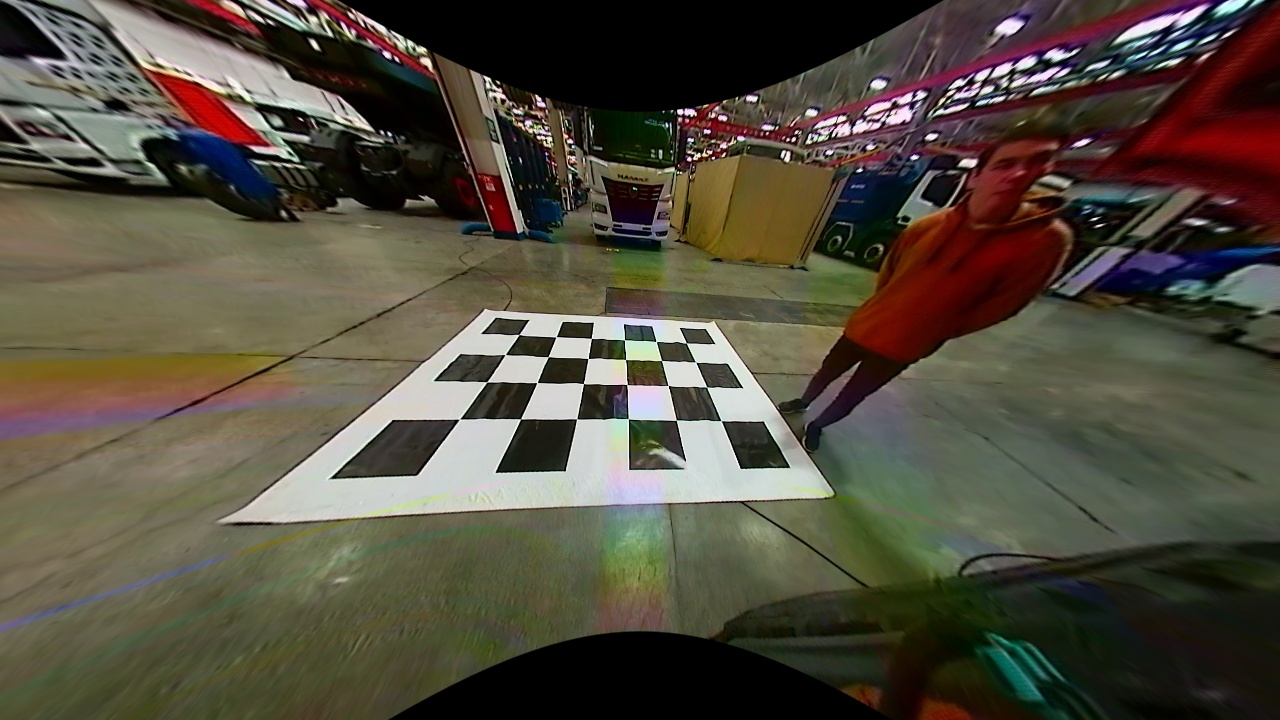
#> input picture undishort_cameera_2(center)_20.12.22.jpg, 1280 x 720 px, found by its file name
$ python '2(2).py'
#> lines starting #> are read from the running program, lines starting #| are printed output that depends on the picture; after the words box and inside, x2 and y2 are one past the last pixel; in counts of white or black regions, pixels touching at a corner belong together
import cv2
import imutils
import numpy as np
import imutils

filename = '/home/msi-user/Рабочий стол/IntrinsicCalibration/undishort_cameera_2(center)_20.12.22.jpg'

img = cv2.imread(filename)
#> img is the input picture: shape (720, 1280, 3); mean B, G, R 62.6, 76.3, 82.4
median_image = cv2.blur(img, (10, 10))
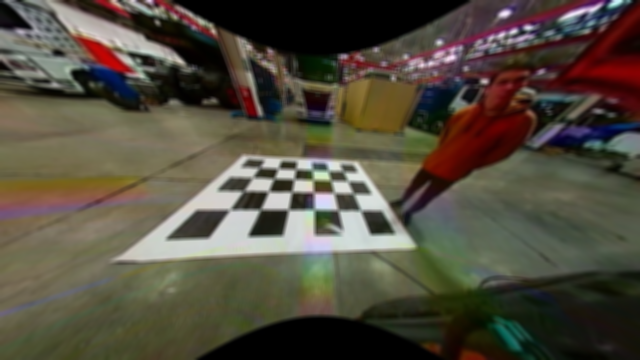
#> median_image: shape (720, 1280, 3) (shown at 1/2 size); mean B, G, R 62.7, 76.3, 82.5
img_grey = cv2.cvtColor(median_image, cv2.COLOR_BGR2GRAY)
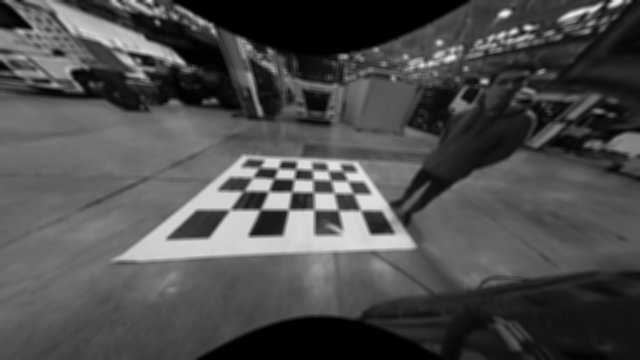
#> img_grey: shape (720, 1280) (shown at 1/2 size); min 0, max 237, mean 76.6
thresh = 150
ret, thresh_img = cv2.threshold(img_grey, thresh, 255, cv2.THRESH_BINARY)
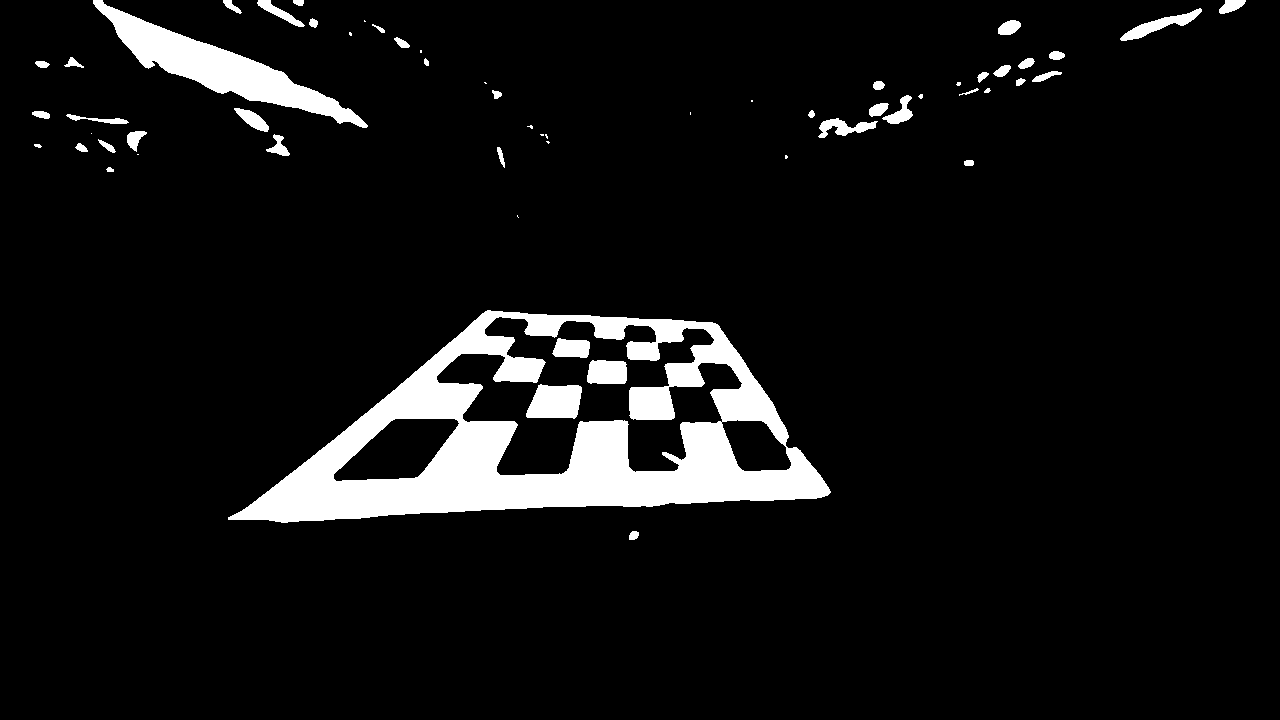
#> thresh_img: shape (720, 1280); 7.1% white; 59 white regions (16 under 20 px)
#> ret = 150
contours, hierarchy = cv2.findContours(thresh_img, cv2.RETR_TREE, cv2.CHAIN_APPROX_SIMPLE)
#> contours = 62 contours, 18 with area under 20; largest, box (x1, y1, x2, y2) and area: (228, 310, 831, 523) 79054, (436, 316, 743, 476) 25207, (93, 0, 368, 128) 8290, (333, 418, 460, 482) 4832, (721, 419, 792, 472) 2545
img_contours = np.zeros(img.shape)

# draw the contours on the empty image
cv2.drawContours(img_contours, contours, -1, (255, 255, 255), 1)
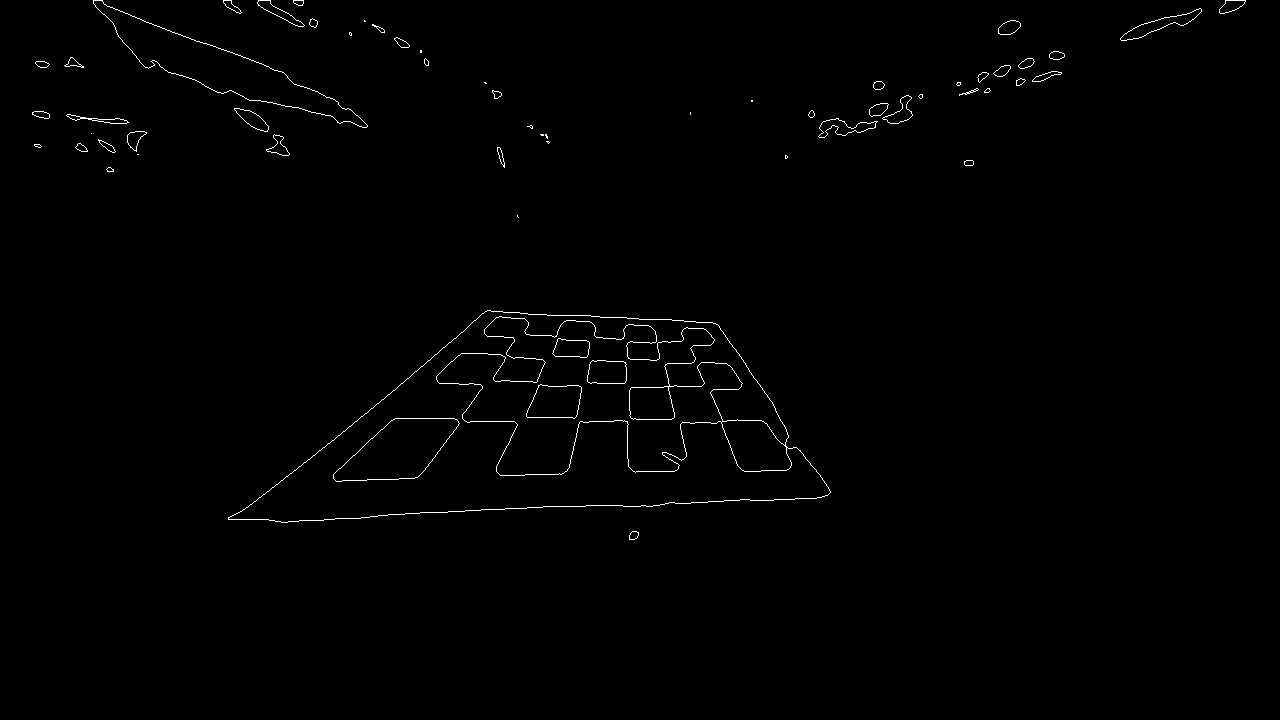
#> img_contours: shape (720, 1280, 3) float64; 0.67% white in thin lines or dots, all inside (x1, y1, x2, y2) = (32, 0, 1246, 540)

cv2.imshow('contours', img_contours)  # выводим итоговое изображение в окно

cv2.waitKey(0)


def nothing(val):
    pass


def nothing2(val):
    pass


cv2.namedWindow('controls')
# cv2.createTrackbar('blur', "controls", 150, 255 - 1, nothing)
cv2.createTrackbar('threshold', "controls", 150, 255 - 1, nothing)
# cv2.createTrackbar('threshold2', "controls", 150, 255 - 1, nothing2)
nothing(150)
# nothing2(150)

# global imgray
i = 0

while True:
    threshold1 = int(cv2.getTrackbarPos('threshold', 'controls'))
    # threshold2 = int(cv2.getTrackbarPos('threshold2', 'controls'))
    ret, thresh = cv2.threshold(img_contours, threshold1, 255, 0)
    # ret2, thresh2 = cv2.threshold(thresh, threshold2, 255, 0)
    cv2.imshow("thresh", thresh)

    # [14 lines of commented-out code are left out]

    if cv2.waitKey(1) == 27:
#> (key Esc is pressed here)
        break
# cv2.imshow("polylines2", img)
# cv2.waitKey(0)

$ run again, with undishort_cameera_3(center)_20.12.22.jpg copied over undishort_cameera_2(center)_20.12.22.jpg
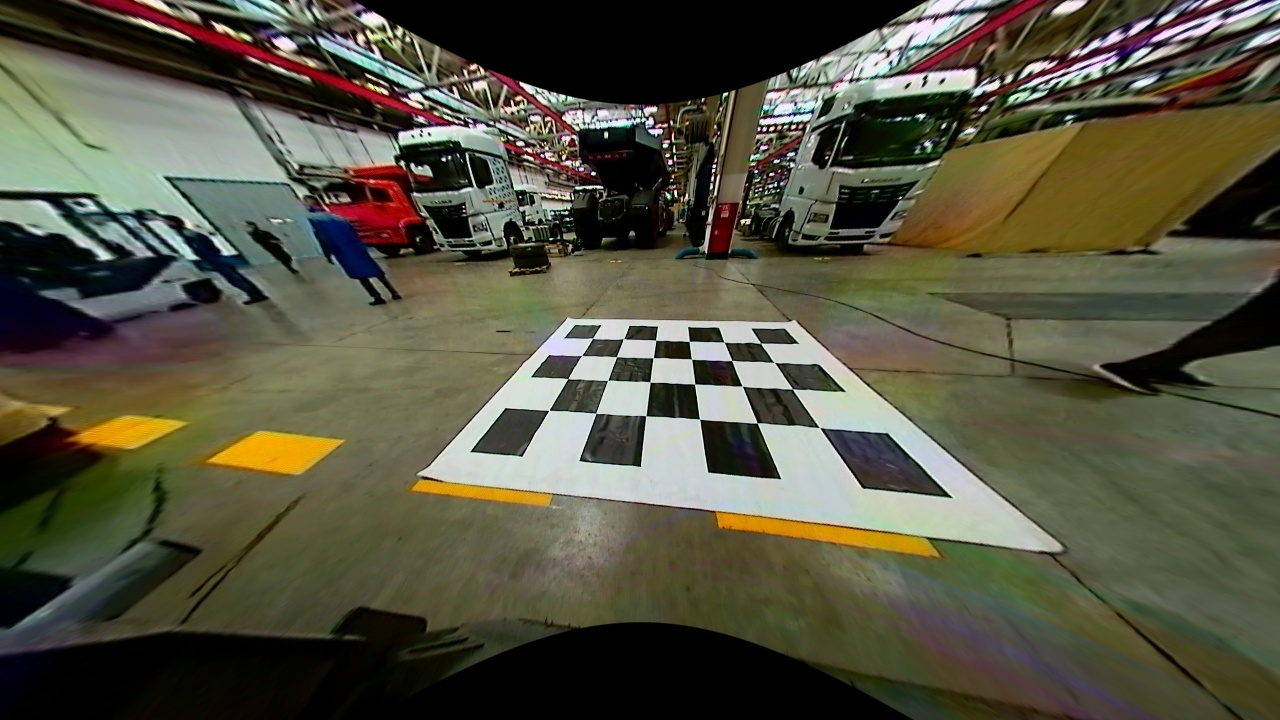
#> input picture undishort_cameera_3(center)_20.12.22.jpg, 1280 x 720 px, found by its file name
#> img is the input picture: shape (720, 1280, 3); mean B, G, R 64.4, 82.6, 84.5
#> `ret, thresh_img = cv2.threshold(img_grey, thresh, 255, cv2.THRESH_BINA..`:
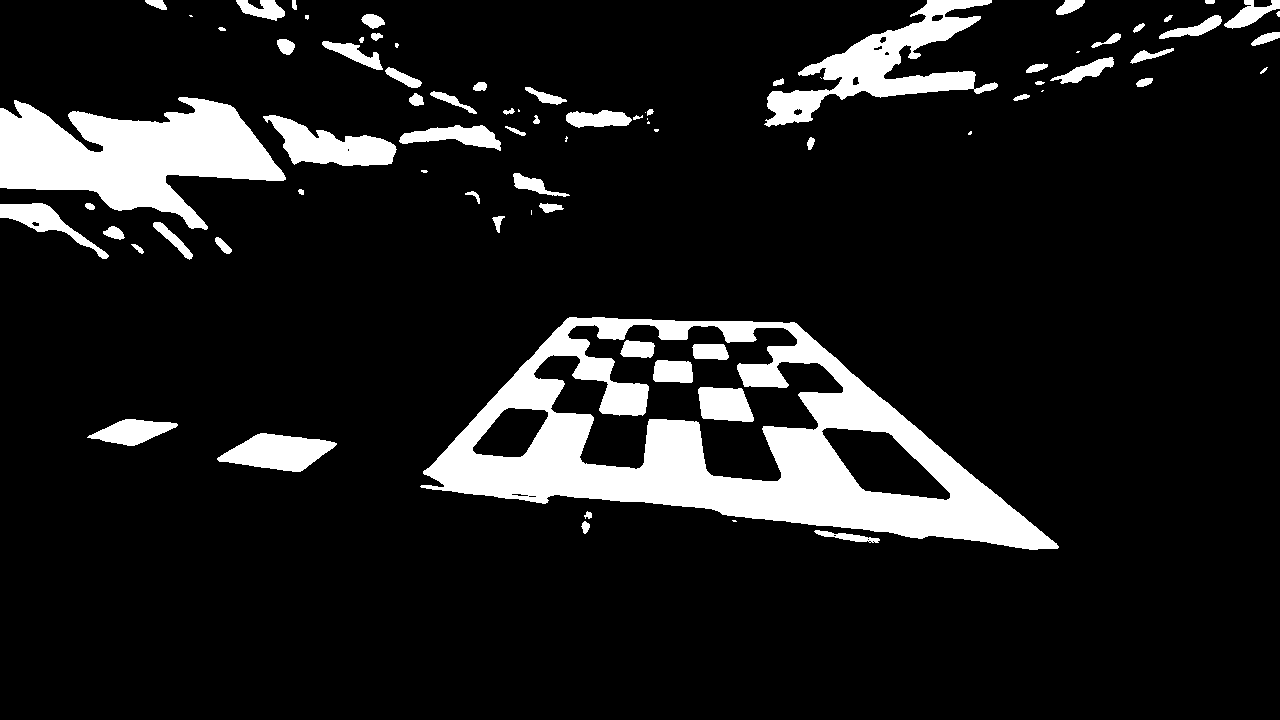
#> thresh_img: shape (720, 1280); 11.5% white; 79 white regions (17 under 20 px)
#> ret = 150
#> contours = 96 contours, 30 with area under 20; largest, box (x1, y1, x2, y2) and area: (420, 317, 1059, 550) 83256, (533, 324, 844, 482) 25944, (0, 97, 286, 230) 20241, (764, 0, 998, 127) 8874, (821, 427, 951, 501) 5058
#> `cv2.drawContours(img_contours, contours, -1, (255, 255, 255), 1)`:
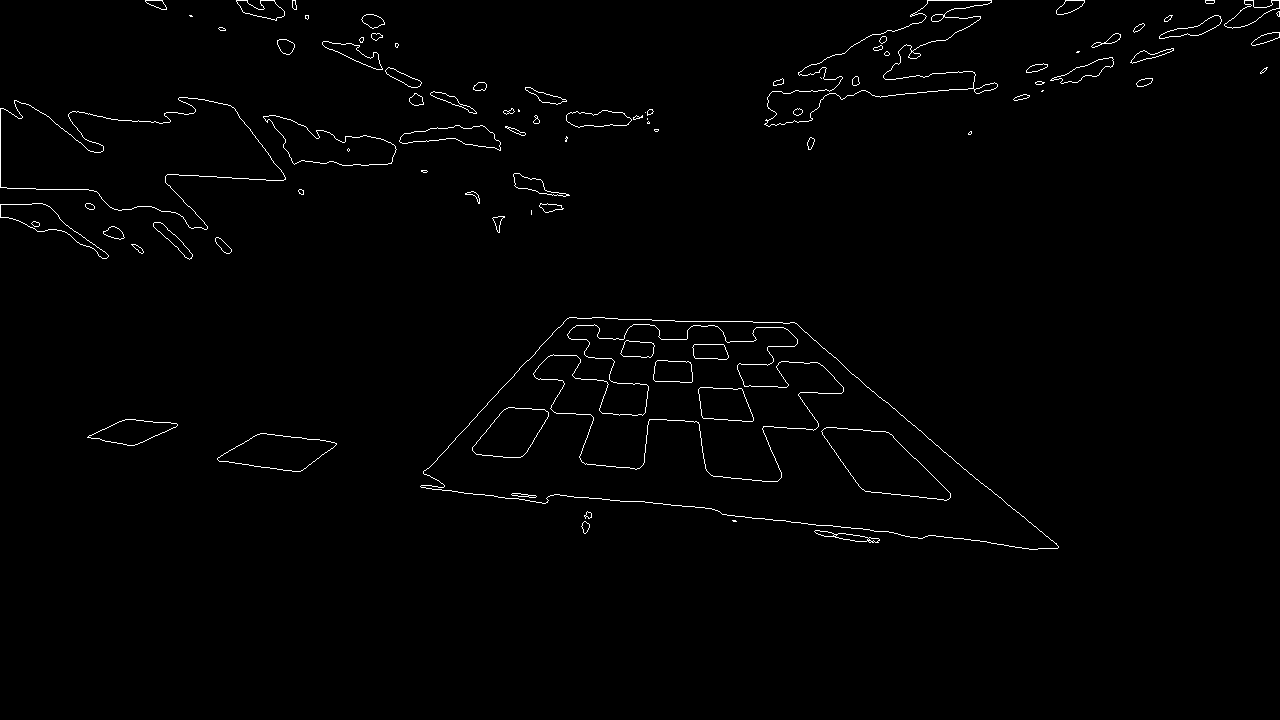
#> img_contours: shape (720, 1280, 3) float64; 1.1% white in thin lines or dots, all inside (x1, y1, x2, y2) = (0, 0, 1280, 550)

$ run again, with undishort_cameera_2(all_center)_14.12.22.jpg copied over undishort_cameera_2(center)_20.12.22.jpg
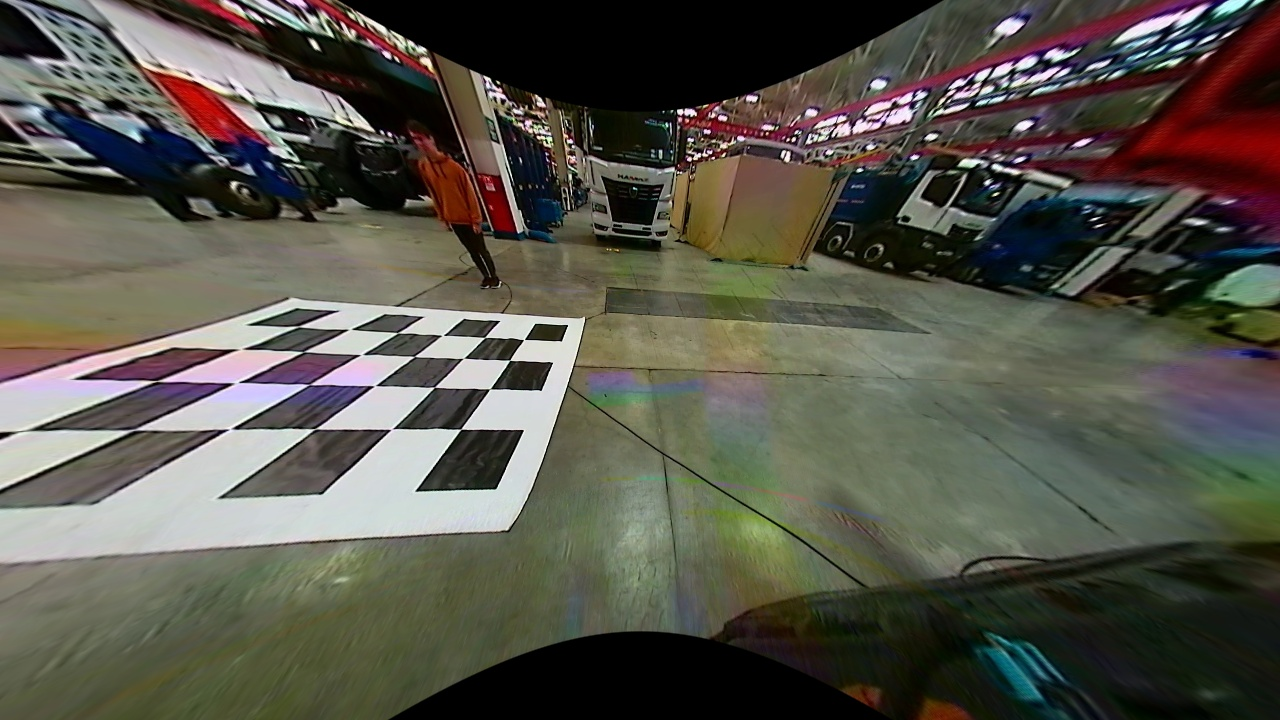
#> input picture undishort_cameera_2(all_center)_14.12.22.jpg, 1280 x 720 px, found by its file name
#> img is the input picture: shape (720, 1280, 3); mean B, G, R 74.6, 84.7, 86.7
#> `ret, thresh_img = cv2.threshold(img_grey, thresh, 255, cv2.THRESH_BINA..`:
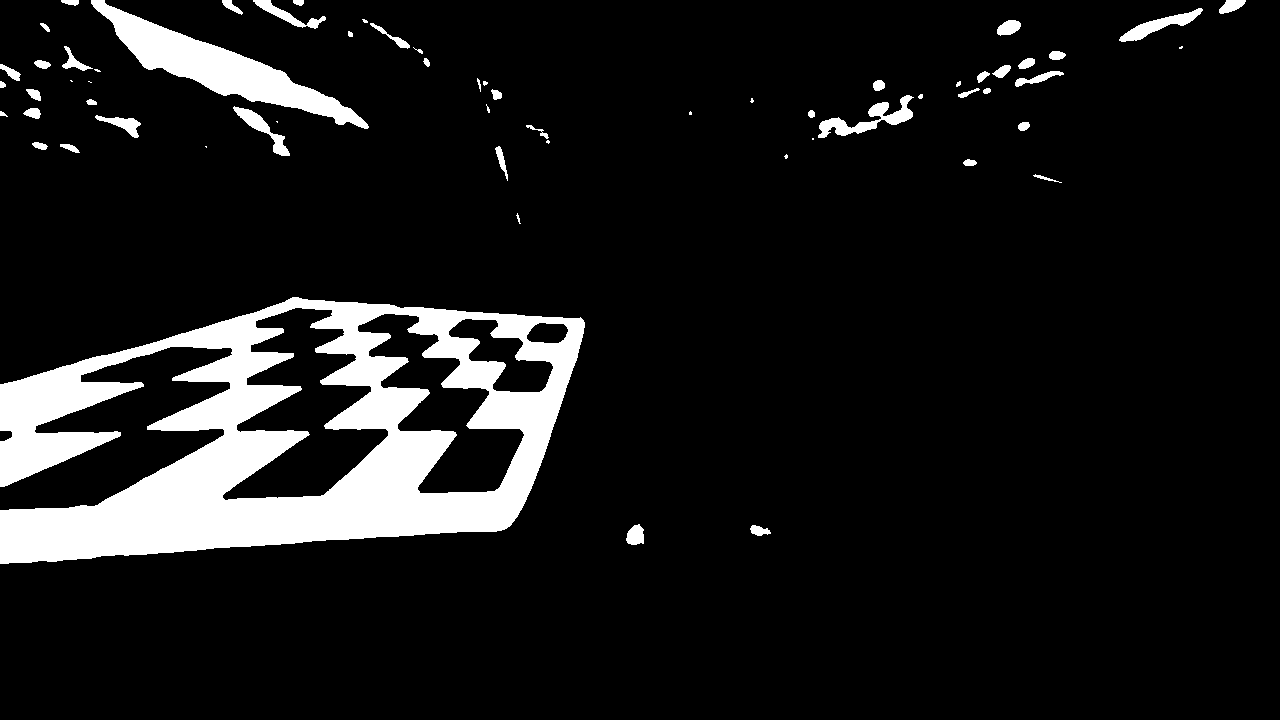
#> thresh_img: shape (720, 1280); 10% white; 62 white regions (14 under 20 px)
#> ret = 150
#> contours = 66 contours, 21 with area under 20; largest, box (x1, y1, x2, y2) and area: (0, 297, 585, 564) 102963, (222, 307, 389, 501) 15086, (357, 313, 525, 494) 11577, (91, 0, 369, 129) 8700, (448, 318, 554, 393) 3464
#> `cv2.drawContours(img_contours, contours, -1, (255, 255, 255), 1)`:
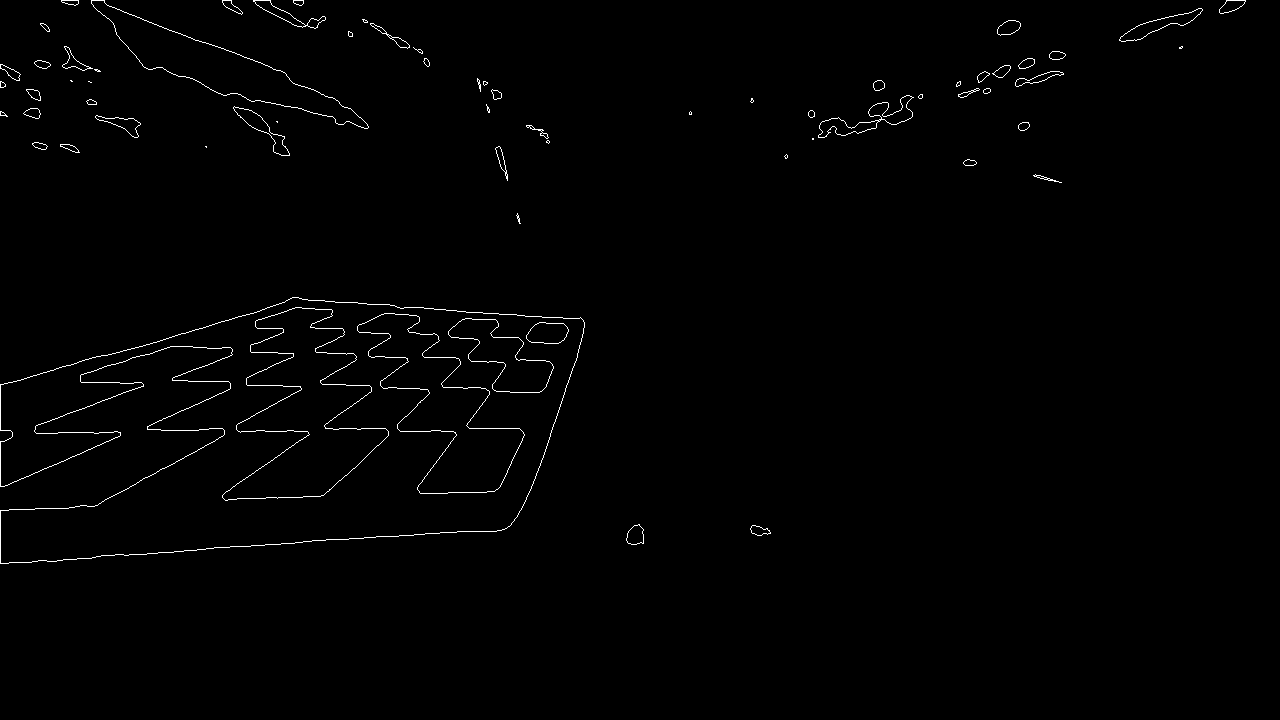
#> img_contours: shape (720, 1280, 3) float64; 0.86% white in thin lines or dots, all inside (x1, y1, x2, y2) = (0, 0, 1246, 564)
